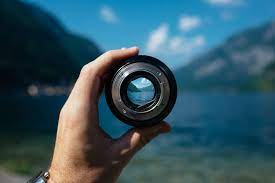
#> input picture Lab-I/1.png, 275 x 183 px
$ jupyter execute 1.ipynb
#> lines starting #> are read from the running program, lines starting #| are printed output that depends on the picture; after the words box and inside, x2 and y2 are one past the last pixel; in counts of white or black regions, pixels touching at a corner belong together
[cell 1]
import numpy as np
import cv2 as cv
img = cv.imread("1.png")
#> img is the input picture: shape (183, 275, 3); mean B, G, R 99.2, 85.9, 51.6
#cv.imwrite("img.png", img)
cv.imshow("Image",img)
cv.waitKey(0)

[cell 2]
import numpy as np
import matplotlib.pyplot as plt
import cv2 as cv
import skimage.io as io
img = cv.imread("1.png")
img1 = cv.imread("1.png")
img2 = cv.imread("1.png",flags=cv.IMREAD_GRAYSCALE)
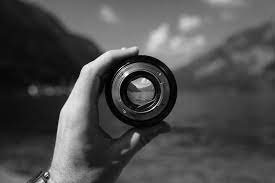
#> img2: shape (183, 275); min 0, max 255, mean 77.1
print(f"Shape of Image is : {img.shape}")
#| Shape of Image is : (183, 275, 3)
print(img[1,2])
#| [44 33  1]
n=100*np.ones(150)
print(img1[0:100,56,0])
#| [188 189 188 189 188 189 188 188 188 187 183 179 177 175 174 170 145 137
#|  127 116 106  97  94  92  77  78  78  78  79  82  81  81  72  70  68  62
#|   59  53  50  46  51  48  46  43  42  40  39  38  39  39  38  37  36  35
#|   34  34  35  35  35  35  35  35  35  33  28  27  27  27  27  27  27  27
#|   29  28  27  26  25  23  22  22  27  31  33  33  39  49  64  71  69  64
#|   62  62  65  68  69  71  57  59  59  61]
for i in range(45,65):
    img1[0:150,i,1]=n
    img2[0:150,i]=n
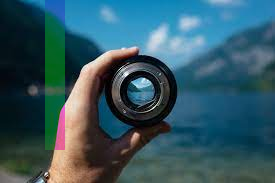
#> img1: shape (183, 275, 3); 5.95% of pixels changed, all inside (x1, y1, x2, y2) = (45, 0, 65, 150)
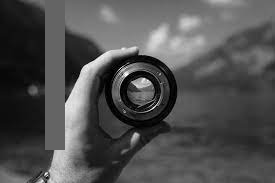
#> img2: shape (183, 275); 5.96% of pixels changed, all inside (x1, y1, x2, y2) = (45, 0, 65, 150)
print(img1[0:100,46,1])
#| [100 100 100 100 100 100 100 100 100 100 100 100 100 100 100 100 100 100
#|  100 100 100 100 100 100 100 100 100 100 100 100 100 100 100 100 100 100
#|  100 100 100 100 100 100 100 100 100 100 100 100 100 100 100 100 100 100
#|  100 100 100 100 100 100 100 100 100 100 100 100 100 100 100 100 100 100
#|  100 100 100 100 100 100 100 100 100 100 100 100 100 100 100 100 100 100
#|  100 100 100 100 100 100 100 100 100 100]

img3 = cv.imread("1.png")
x=int(input("Enter a number for x-axis :"))
#> the answer given: 3
y=int(input("Enter a number for y-axis :"))
#> the answer given: 3
#h=int(input("Enter a height :"))
#l=int(input("Enter a length :"))
rs = cv.resize(img3,(x,y))
cp = img[80:280, 150:330]
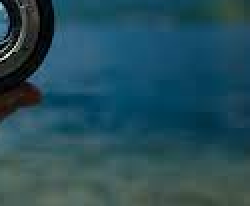
#> cp: shape (103, 125, 3) (shown 2 times larger); mean B, G, R 89.2, 76.8, 37
t=["Orginal","Image","GrayScale","Resize","Croped"]
im=[img,img1,img2,rs,cp]
c=5
for i in range(c):
    plt.subplot(3,2,i+1)
    plt.title(t[i])
    plt.imshow(im[i])
    plt.axis('off')
plt.show()
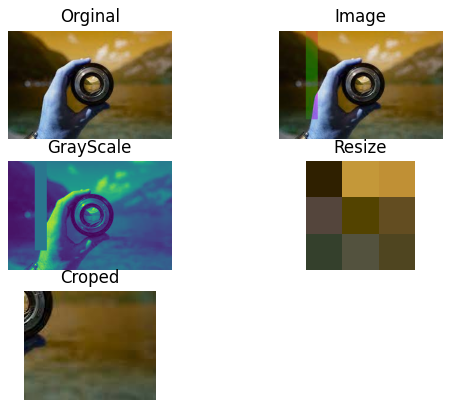
#> figure drawn by matplotlib, 5 panels; B, G, R data is drawn as R, G, B

[cell 3]
import numpy as np
import matplotlib.pyplot as plt
import cv2 as cv
import skimage.io as io
img = io.imread("1.png")
org = io.imread("1.png")
print(f"Shape of Image is : {img.shape}")
#| Shape of Image is : (183, 275, 3)
n=100*np.ones(150)
print(img[0:100,56,0])
#| [20 21 22 25 27 30 32 33 37 38 38 37 36 36 35 34 15 10  6  0  0  0  2  6
#|   0  0  2  3  3  3  1  5  6  9  8  4  1  0  0  0  1  1  1  0  1  0  0  0
#|   2  3  2  1  0  1  0  1  2  4  4  4  4  5  5  5  2  2  2  2  2  2  2  2
#|   4  3  2  1  0  0  0  0  4  2  0  0  0 11 32 49 58 61 62 59 52 44 35 28
#|   8  7  4  3]
for i in range(45,65):
    img[0:150,i,1]=n
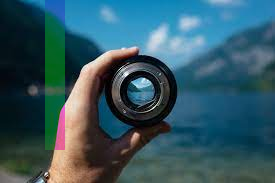
#> img: shape (183, 275, 3); mean R, G, B 51.6, 88, 99.2
print(img[0:100,46,1])
#| [100 100 100 100 100 100 100 100 100 100 100 100 100 100 100 100 100 100
#|  100 100 100 100 100 100 100 100 100 100 100 100 100 100 100 100 100 100
#|  100 100 100 100 100 100 100 100 100 100 100 100 100 100 100 100 100 100
#|  100 100 100 100 100 100 100 100 100 100 100 100 100 100 100 100 100 100
#|  100 100 100 100 100 100 100 100 100 100 100 100 100 100 100 100 100 100
#|  100 100 100 100 100 100 100 100 100 100]
t=["Orginal Image","Changed Image"]
im=[org,img]
for i in range(2):
    plt.subplot(1,2,i+1)
    plt.title(t[i])
    plt.imshow(im[i])
    plt.axis('off')
plt.show()

[cell 4]
import numpy as np
import matplotlib.pyplot as plt
import cv2 as cv
import skimage.io as io
img = io.imread("1.png")
print(f"Shape of Image is : {img.shape}")
#| Shape of Image is : (183, 275, 3)
cp = img[80:280, 150:330]
t=["Orginal Image","Croped Image"]
im=[img,cp]
for i in range(2):
    plt.subplot(1,2,i+1)
    plt.title(t[i])
    plt.imshow(im[i])
    plt.axis('off')
plt.show()

[cell 5]
import numpy as np
import matplotlib.pyplot as plt
import cv2 as cv
import skimage.io as io
img = io.imread("1.png")
x=int(input("Enter a number for x-axis :"))
#> the answer given: 3
y=int(input("Enter a number for y-axis :"))
#> the answer given: 3
#h=int(input("Enter a height :"))
#l=int(input("Enter a length :"))
rs = cv.resize(img,(x,y))
t=["Orginal Image","Resized Image"]
im=[img,rs]
for i in range(2):
    plt.subplot(1,2,i+1)
    plt.title(t[i])
    plt.imshow(im[i])
    plt.axis('off')
plt.show()
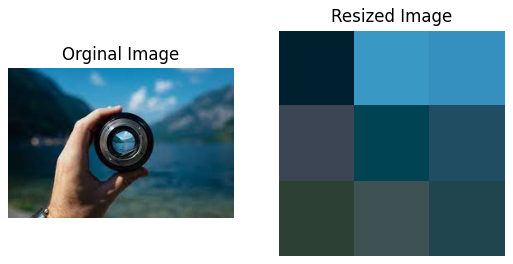
#> figure drawn by matplotlib, 2 panels
